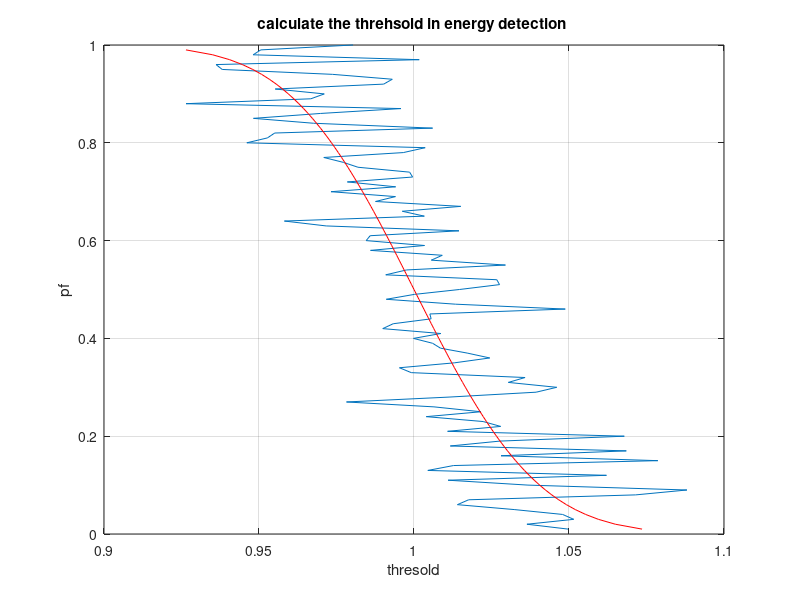

MATLAB code for this plot:

clc
close all
clear all
L = 1000; % Number of samples to be taken
iter = input('enter the number of iterations: '); % Number of iterations
Pf = 0.01:0.01:1; % Probability of False Alarm
for tt = 1:length(Pf)
    
for kk=1:iter % Number of Monte Carlo Simulations

 n=(randn(1,L)+1i*randn(1,L))./(sqrt(2)); % Primary User Gaussian Signal

 y = n; % Received signal at the secondary user
 energy = abs(y).^2; % Energy of received signal over L samples
 energy_fin(kk) =(1/L).*sum(energy); % Test Statistic of the energy detection

end
 energy_desc = sort(energy_fin,'descend'); % Arrange values in descending order
 thresh(tt) = energy_desc(ceil(Pf(tt)*iter)); % Threshold obtained by simulations; the first 'Pf' fraction of values lie above the threshold
end
plot(thresh, Pf);
xlabel('thresold');
ylabel('pf');
grid on;
hold on;

%%
thresh1 = (qfuncinv(Pf)./sqrt(L))+ 1; % Theroretical value of threshold
plot(thresh1, Pf, 'r');
xlabel('thresold');
ylabel('pf');
title("calculate the threhsold in energy detection ");
grid on;
hold on;



